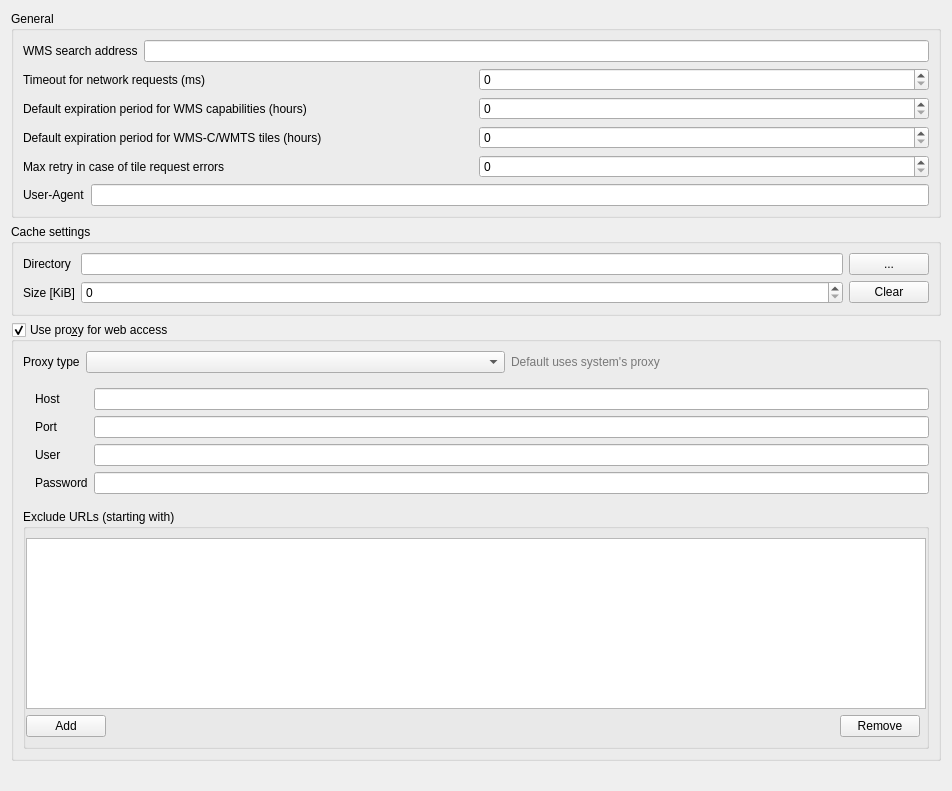
             <widget class="QWidget" name="mOptionsScrollAreaContents_10">
              <property name="geometry">
               <rect>
                <x>0</x>
                <y>0</y>
                <width>952</width>
                <height>791</height>
               </rect>
              </property>
              <layout class="QVBoxLayout" name="verticalLayout_33">
               <item>
                <widget class="QGroupBox" name="groupBox_20">
                 <property name="title">
                  <string>General</string>
                 </property>
                 <layout class="QVBoxLayout" name="verticalLayout_34">
                  <item>
                   <layout class="QHBoxLayout" name="horizontalLayout_2">
                    <item>
                     <widget class="QLabel" name="label_9">
                      <property name="text">
                       <string>WMS search address</string>
                      </property>
                     </widget>
                    </item>
                    <item>
                     <widget class="QLineEdit" name="leWmsSearch"/>
                    </item>
                   </layout>
                  </item>
                  <item>
                   <layout class="QHBoxLayout" name="horizontalLayout_11">
                    <item>
                     <widget class="QLabel" name="mNetworkTimeoutLabel">
                      <property name="text">
                       <string>Timeout for network requests (ms)</string>
                      </property>
                     </widget>
                    </item>
                    <item>
                     <widget class="QSpinBox" name="mNetworkTimeoutSpinBox">
                      <property name="maximum">
                       <number>100000000</number>
                      </property>
                     </widget>
                    </item>
                   </layout>
                  </item>
                  <item>
                   <layout class="QHBoxLayout" name="horizontalLayout_40">
                    <item>
                     <widget class="QLabel" name="label_45">
                      <property name="text">
                       <string>Default expiration period for WMS capabilities (hours)</string>
                      </property>
                     </widget>
                    </item>
                    <item>
                     <widget class="QSpinBox" name="mDefaultCapabilitiesExpirySpinBox">
                      <property name="maximum">
                       <number>100000000</number>
                      </property>
                     </widget>
                    </item>
                   </layout>
                  </item>
                  <item>
                   <layout class="QHBoxLayout" name="horizontalLayout_17">
                    <item>
                     <widget class="QLabel" name="label_32">
                      <property name="text">
                       <string>Default expiration period for WMS-C/WMTS tiles (hours)</string>
                      </property>
                     </widget>
                    </item>
                    <item>
                     <widget class="QSpinBox" name="mDefaultTileExpirySpinBox">
                      <property name="maximum">
                       <number>100000000</number>
                      </property>
                     </widget>
                    </item>
                   </layout>
                  </item>
                  <item>
                   <layout class="QHBoxLayout" name="horizontalLayout_33">
                    <item>
                     <widget class="QLabel" name="label_57">
                      <property name="text">
                       <string>Max retry in case of tile request errors</string>
                      </property>
                     </widget>
                    </item>
                    <item>
                     <widget class="QSpinBox" name="mDefaultTileMaxRetrySpinBox">
                      <property name="maximum">
                       <number>100000000</number>
                      </property>
                     </widget>
                    </item>
                   </layout>
                  </item>
                  <item>
                   <layout class="QHBoxLayout" name="horizontalLayout_35">
                    <item>
                     <widget class="QLabel" name="lblUserAgent">
                      <property name="text">
                       <string>User-Agent</string>
                      </property>
                     </widget>
                    </item>
                    <item>
                     <widget class="QLineEdit" name="leUserAgent"/>
                    </item>
                   </layout>
                  </item>
                 </layout>
                </widget>
               </item>
               <item>
                <widget class="QGroupBox" name="grpCache">
                 <property name="title">
                  <string>Cache settings</string>
                 </property>
                 <layout class="QGridLayout" name="gridLayout_2">
                  <item row="0" column="0">
                   <widget class="QLabel" name="label_10">
                    <property name="text">
                     <string>Directory</string>
                    </property>
                   </widget>
                  </item>
                  <item row="0" column="1">
                   <widget class="QLineEdit" name="mCacheDirectory"/>
                  </item>
                  <item row="0" column="2">
                   <widget class="QPushButton" name="mBrowseCacheDirectory">
                    <property name="text">
                     <string>...</string>
                    </property>
                   </widget>
                  </item>
                  <item row="2" column="0">
                   <widget class="QLabel" name="label_11">
                    <property name="text">
                     <string>Size [KiB]</string>
                    </property>
                   </widget>
                  </item>
                  <item row="2" column="1">
                   <widget class="QSpinBox" name="mCacheSize"/>
                  </item>
                  <item row="2" column="2">
                   <widget class="QPushButton" name="mClearCache">
                    <property name="text">
                     <string>Clear</string>
                    </property>
                   </widget>
                  </item>
                 </layout>
                </widget>
               </item>
               <item>
                <widget class="QgsCollapsibleGroupBox" name="grpProxy">
                 <property name="title">
                  <string>Use pro&amp;xy for web access</string>
                 </property>
                 <property name="flat">
                  <bool>false</bool>
                 </property>
                 <property name="checkable">
                  <bool>true</bool>
                 </property>
                 <property name="collapsed" stdset="0">
                  <bool>false</bool>
                 </property>
                 <property name="saveCollapsedState" stdset="0">
                  <bool>true</bool>
                 </property>
                 <layout class="QGridLayout" name="gridLayout_1">
                  <item row="7" column="0" rowspan="2" colspan="5">
                   <widget class="QGroupBox" name="grpUrlExclude">
                    <property name="title">
                     <string>Exclude URLs (starting with)</string>
                    </property>
                    <property name="flat">
                     <bool>true</bool>
                    </property>
                    <layout class="QGridLayout" name="gridLayout_5">
                     <property name="leftMargin">
                      <number>0</number>
                     </property>
                     <property name="rightMargin">
                      <number>0</number>
                     </property>
                     <item row="2" column="2">
                      <widget class="QPushButton" name="mRemoveUrlPushButton">
                       <property name="text">
                        <string>Remove</string>
                       </property>
                      </widget>
                     </item>
                     <item row="2" column="0">
                      <widget class="QPushButton" name="mAddUrlPushButton">
                       <property name="text">
                        <string>Add</string>
                       </property>
                      </widget>
                     </item>
                     <item row="0" column="0" colspan="4">
                      <widget class="QListWidget" name="mExcludeUrlListWidget"/>
                     </item>
                     <item row="2" column="1">
                      <spacer name="horizontalSpacer">
                       <property name="orientation">
                        <enum>Qt::Horizontal</enum>
                       </property>
                       <property name="sizeHint" stdset="0">
                        <size>
                         <width>40</width>
                         <height>20</height>
                        </size>
                       </property>
                      </spacer>
                     </item>
                    </layout>
                   </widget>
                  </item>
                  <item row="0" column="0" colspan="5">
                   <layout class="QGridLayout" name="gridLayout_17">
                    <item row="0" column="1">
                     <widget class="QComboBox" name="mProxyTypeComboBox"/>
                    </item>
                    <item row="0" column="0">
                     <widget class="QLabel" name="mTypeLabel">
                      <property name="sizePolicy">
                       <sizepolicy hsizetype="Maximum" vsizetype="Preferred">
                        <horstretch>0</horstretch>
                        <verstretch>0</verstretch>
                       </sizepolicy>
                      </property>
                      <property name="text">
                       <string>Proxy type</string>
                      </property>
                     </widget>
                    </item>
                    <item row="0" column="2">
                     <widget class="QLabel" name="label_41">
                      <property name="styleSheet">
                       <string notr="true">QLabel {color: rgb(120, 120, 120);}</string>
                      </property>
                      <property name="text">
                       <string>Default uses system's proxy</string>
                      </property>
                     </widget>
                    </item>
                    <item row="1" column="0" colspan="3">
                     <widget class="QFrame" name="frameManualProxy">
                      <property name="frameShape">
                       <enum>QFrame::NoFrame</enum>
                      </property>
                      <property name="frameShadow">
                       <enum>QFrame::Raised</enum>
                      </property>
                      <layout class="QGridLayout" name="gridLayout_18">
                       <property name="leftMargin">
                        <number>0</number>
                       </property>
                       <property name="rightMargin">
                        <number>0</number>
                       </property>
                       <item row="2" column="2">
                        <widget class="QLineEdit" name="leProxyUser">
                         <property name="toolTip">
                          <string>Leave this blank if no proxy username / password are required</string>
                         </property>
                        </widget>
                       </item>
                       <item row="3" column="2">
                        <widget class="QLineEdit" name="leProxyPassword">
                         <property name="toolTip">
                          <string>Leave this blank if no proxy username / password are required</string>
                         </property>
                         <property name="echoMode">
                          <enum>QLineEdit::Password</enum>
                         </property>
                        </widget>
                       </item>
                       <item row="2" column="1">
                        <widget class="QLabel" name="lblUser">
                         <property name="text">
                          <string>User</string>
                         </property>
                        </widget>
                       </item>
                       <item row="3" column="1">
                        <widget class="QLabel" name="lblPassword">
                         <property name="text">
                          <string>Password</string>
                         </property>
                        </widget>
                       </item>
                       <item row="0" column="2">
                        <widget class="QLineEdit" name="leProxyHost"/>
                       </item>
                       <item row="1" column="1">
                        <widget class="QLabel" name="lblProxyPort">
                         <property name="text">
                          <string>Port</string>
                         </property>
                        </widget>
                       </item>
                       <item row="1" column="2">
                        <widget class="QLineEdit" name="leProxyPort"/>
                       </item>
                       <item row="0" column="1">
                        <widget class="QLabel" name="lblProxyHost">
                         <property name="text">
                          <string>Host</string>
                         </property>
                        </widget>
                       </item>
                       <item row="1" column="0">
                        <spacer name="horizontalSpacer_27">
                         <property name="orientation">
                          <enum>Qt::Horizontal</enum>
                         </property>
                         <property name="sizeType">
                          <enum>QSizePolicy::Fixed</enum>
                         </property>
                         <property name="sizeHint" stdset="0">
                          <size>
                           <width>12</width>
                           <height>20</height>
                          </size>
                         </property>
                        </spacer>
                       </item>
                      </layout>
                     </widget>
                    </item>
                   </layout>
                  </item>
                 </layout>
                </widget>
               </item>
               <item>
                <spacer name="verticalSpacer_9">
                 <property name="orientation">
                  <enum>Qt::Vertical</enum>
                 </property>
                 <property name="sizeHint" stdset="0">
                  <size>
                   <width>20</width>
                   <height>40</height>
                  </size>
                 </property>
                </spacer>
               </item>
              </layout>
             </widget>
